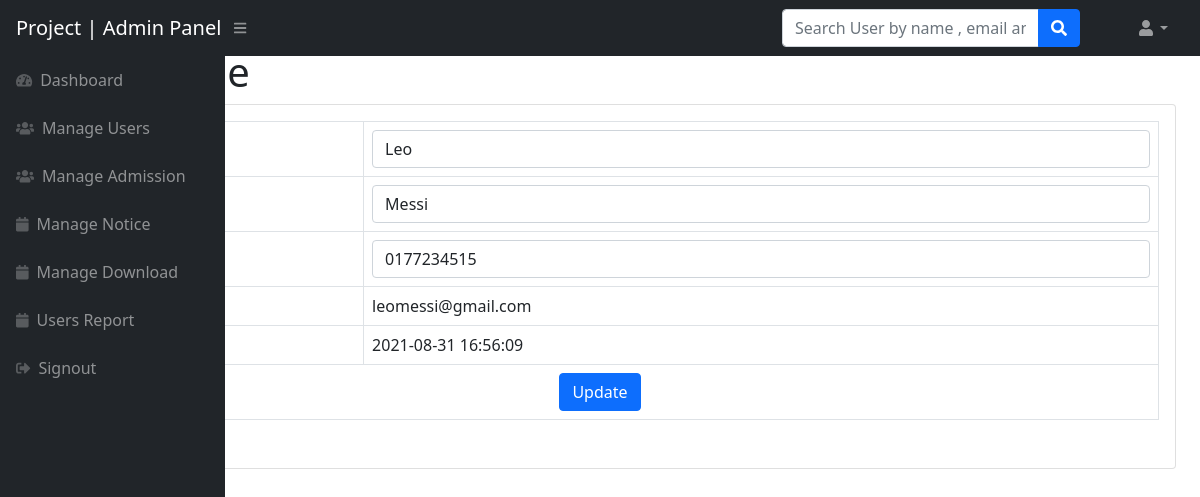
/loginsystem/admin/edit-profile.php?uid=16 (signed in), run on the app's committed database.
### tables this page shows
CREATE TABLE `users` (
  `id` int(11) NOT NULL,
  `fname` varchar(255) DEFAULT NULL,
  `lname` varchar(255) DEFAULT NULL,
  `email` varchar(255) DEFAULT NULL,
  `password` varchar(300) DEFAULT NULL,
  `contactno` varchar(11) DEFAULT NULL,
  `posting_date` timestamp NOT NULL DEFAULT current_timestamp()
);

### loginsystem/admin/edit-profile.php (the view, shortened to what this page needs)
<?php session_start();
include_once('../includes/config.php');
if (strlen($_SESSION['adminid']==0)) {
  header('location:logout.php');
  } else{
?>
<!DOCTYPE html>
<html lang="en">
    <head>
        <link href="https://cdn.jsdelivr.net/npm/simple-datatables@latest/dist/style.css" rel="stylesheet" />
        <link href="../css/styles.css" rel="stylesheet" />
    </head>
    <body class="sb-nav-fixed">
      <?php include_once('includes/navbar.php');?>
        <div id="layoutSidenav">
          <?php include_once('includes/sidebar.php');?>
            <div id="layoutSidenav_content">
                <main>
                    <div class="container-fluid px-4">
<?php
$userid=$_GET['uid'];
$query=mysqli_query($con,"select * from users where id='$userid'");
while($result=mysqli_fetch_array($query))
{?>
                        <h1 class="mt-4"><?php echo $result['fname'];?>'s Profile</h1>
                        <div class="card mb-4">
                     <form method="post">
                            <div class="card-body">
                                <table class="table table-bordered">
                                   <tr>
                                    <th>First Name</th>
                                       <td><input class="form-control" id="fname" name="fname" type="text" value="<?php echo $result['fname'];?>" required /></td>
                                   </tr>
                                   <tr>
                                       <th>Last Name</th>
                                       <td><input class="form-control" id="lname" name="lname" type="text" value="<?php echo $result['lname'];?>"  required /></td>
                                   </tr>
                                         <tr>
                                       <th>Contact No.</th>
                                       <td colspan="3"><input class="form-control" id="contact" name="contact" type="text" value="<?php echo $result['contactno'];?>"  pattern="[0-9]{10}" title="10 numeric characters only"  maxlength="10" required /></td>
                                   </tr>
                                   <tr>
                                       <th>Email</th>
                                       <td colspan="3"><?php echo $result['email'];?></td>
                                   </tr>
                                        <tr>
                                       <th>Reg. Date</th>
                                       <td colspan="3"><?php echo $result['posting_date'];?></td>
                                   </tr>
                                   <tr>
                                       <td colspan="4" style="text-align:center ;"><button type="submit" class="btn btn-primary btn-block" name="update">Update</button></td>
                                   </tr>
                                </table>
                            </div>
                            </form>
                        </div>
                        </div>
<?php } ?>
                    </div>
    </body>
</html>
<?php } ?>

### data on the page
users: fname "Leo", lname "Messi", contact "0177234515", email "leomessi@gmail.com", posting_date "2021-08-31 16:56:09"
